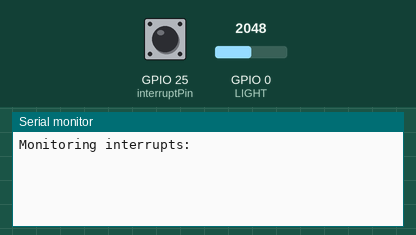
Bench run of a sketch on a simulated ESP32. Parts: the last lines printed to the serial monitor. Inputs (shaded band) come from the test bench; at power-on: GPIO 25 (interruptPin) HIGH, GPIO 0 (LIGHT) = 2048.

Above: at 1.2 s.
1.3 s: GPIO 25 (interruptPin) pulled LOW for 0.15 s
At 3.5 s:
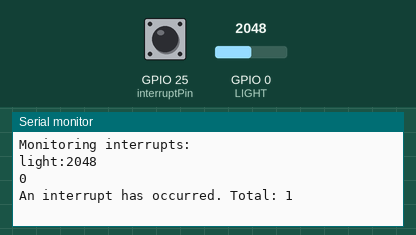
3.8 s: GPIO 25 (interruptPin) pulled LOW for 1 s
At 5.7 s:
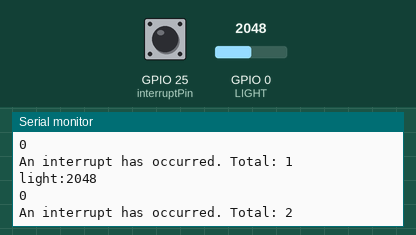
6.3 s: GPIO 25 (interruptPin) pulled LOW for 0.15 s
At 8.8 s:
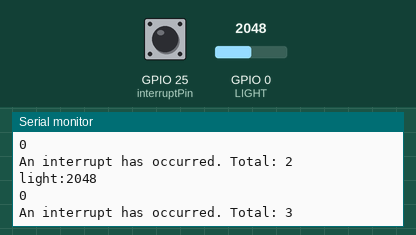

The sketch:

interrupt_test.ino
```cpp
#define LIGHT 0

const byte interruptPin = 25;

volatile int interruptCounter = 0;

int numberOfInterrupts = 0;

portMUX_TYPE mux = portMUX_INITIALIZER_UNLOCKED;

void setup() {

  Serial.begin(9600);

  Serial.println("Monitoring interrupts: ");

  pinMode(interruptPin, INPUT_PULLUP);

  attachInterrupt(digitalPinToInterrupt(interruptPin), handleInterrupt, FALLING);

}

void handleInterrupt() {

  portENTER_CRITICAL_ISR(&mux);

  interruptCounter++;
  delay(1000);
  portEXIT_CRITICAL_ISR(&mux);

}

void loop() {

  if(interruptCounter>0){

      portENTER_CRITICAL(&mux);

      interruptCounter--;

      portEXIT_CRITICAL(&mux);

      int val = analogRead(LIGHT);
      Serial.print("light:");
      Serial.print(val);
      Serial.println();
      Serial.println(interruptCounter);
      numberOfInterrupts++;
      Serial.print("An interrupt has occurred. Total: ");
      Serial.println(numberOfInterrupts);

  }
  delay(2000);
}
```

Measured:
- after the input at 1.3 s, the serial monitor: prints a new line after 1.0 s (image 1)
- after the input at 3.8 s, the serial monitor: prints a new line after 1.0 s (image 2)
- after the input at 6.3 s, the serial monitor: prints a new line after 1.0 s (image 3)
